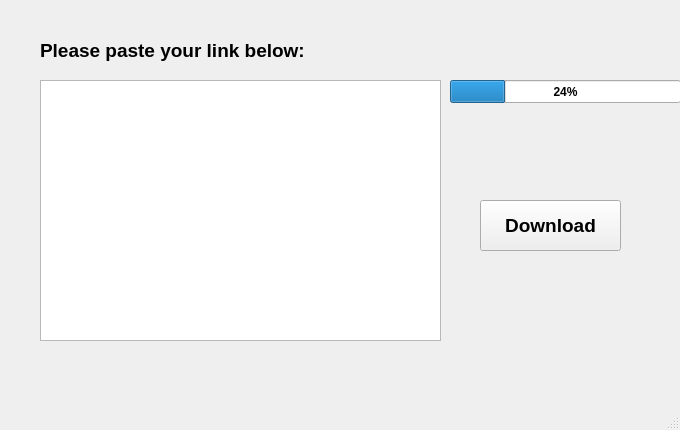
<?xml version="1.0" encoding="UTF-8"?>
<ui version="4.0">
 <class>MainWindow</class>
 <widget class="QMainWindow" name="MainWindow">
  <property name="geometry">
   <rect>
    <x>0</x>
    <y>0</y>
    <width>680</width>
    <height>430</height>
   </rect>
  </property>
  <property name="font">
   <font>
    <weight>75</weight>
    <bold>true</bold>
   </font>
  </property>
  <property name="windowTitle">
   <string>StalerDownloader</string>
  </property>
  <widget class="QWidget" name="centralwidget">
   <widget class="QPlainTextEdit" name="plainTextEdit">
    <property name="geometry">
     <rect>
      <x>40</x>
      <y>80</y>
      <width>401</width>
      <height>261</height>
     </rect>
    </property>
    <property name="font">
     <font>
      <pointsize>12</pointsize>
     </font>
    </property>
    <property name="plainText">
     <string/>
    </property>
   </widget>
   <widget class="QLabel" name="label">
    <property name="geometry">
     <rect>
      <x>40</x>
      <y>35</y>
      <width>541</width>
      <height>31</height>
     </rect>
    </property>
    <property name="font">
     <font>
      <pointsize>14</pointsize>
      <weight>75</weight>
      <bold>true</bold>
     </font>
    </property>
    <property name="text">
     <string>Please paste your link below:</string>
    </property>
   </widget>
   <widget class="QPushButton" name="pushButton">
    <property name="geometry">
     <rect>
      <x>480</x>
      <y>200</y>
      <width>141</width>
      <height>51</height>
     </rect>
    </property>
    <property name="font">
     <font>
      <pointsize>14</pointsize>
      <weight>75</weight>
      <bold>true</bold>
     </font>
    </property>
    <property name="text">
     <string>Download</string>
    </property>
   </widget>
   <widget class="QProgressBar" name="progressBar">
    <property name="geometry">
     <rect>
      <x>450</x>
      <y>80</y>
      <width>231</width>
      <height>23</height>
     </rect>
    </property>
    <property name="value">
     <number>24</number>
    </property>
   </widget>
  </widget>
  <widget class="QMenuBar" name="menubar">
   <property name="geometry">
    <rect>
     <x>0</x>
     <y>0</y>
     <width>680</width>
     <height>21</height>
    </rect>
   </property>
  </widget>
  <widget class="QStatusBar" name="statusbar"/>
 </widget>
 <resources/>
 <connections/>
</ui>
